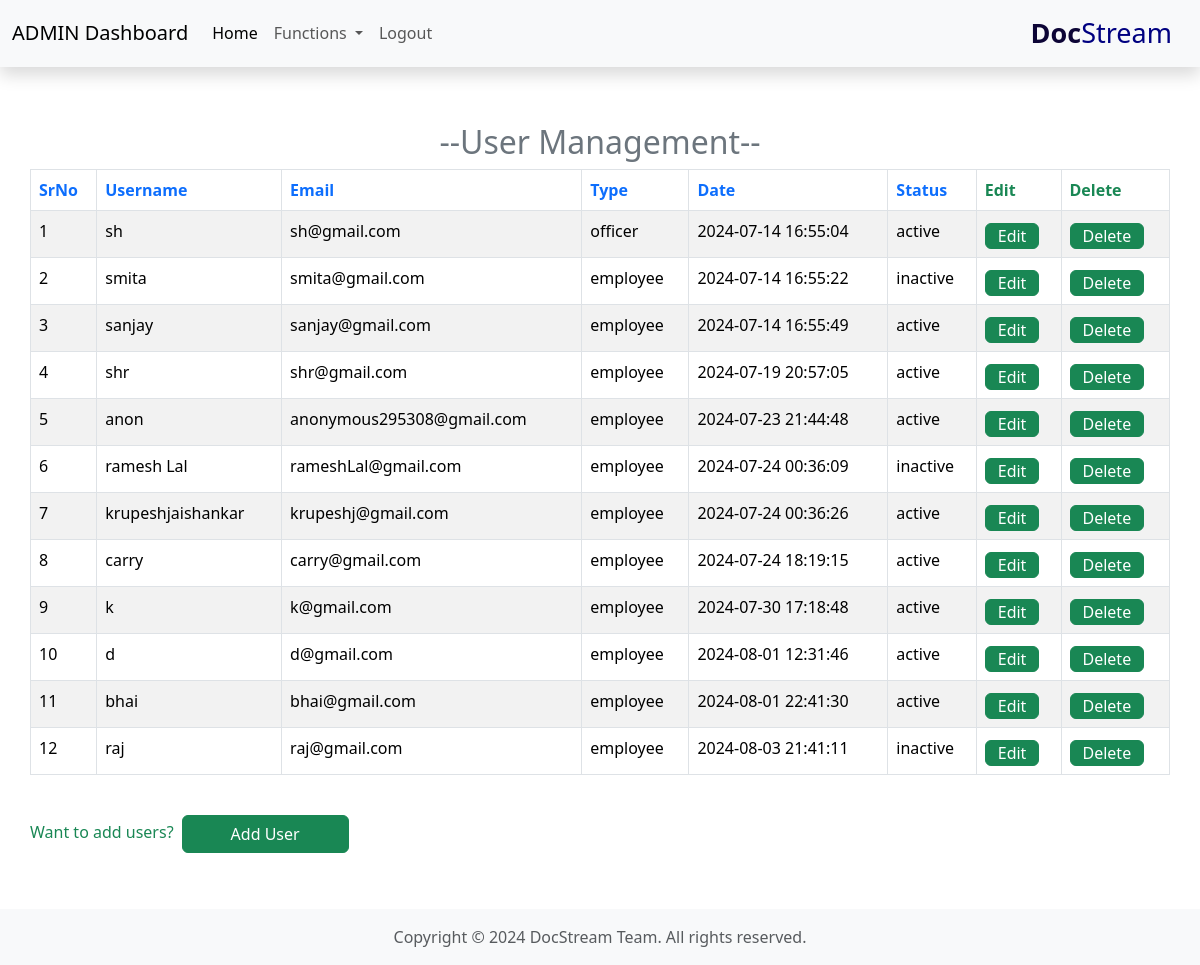
Page /admin/adminFun/userManagement/userManagement.php on the earlier database version.
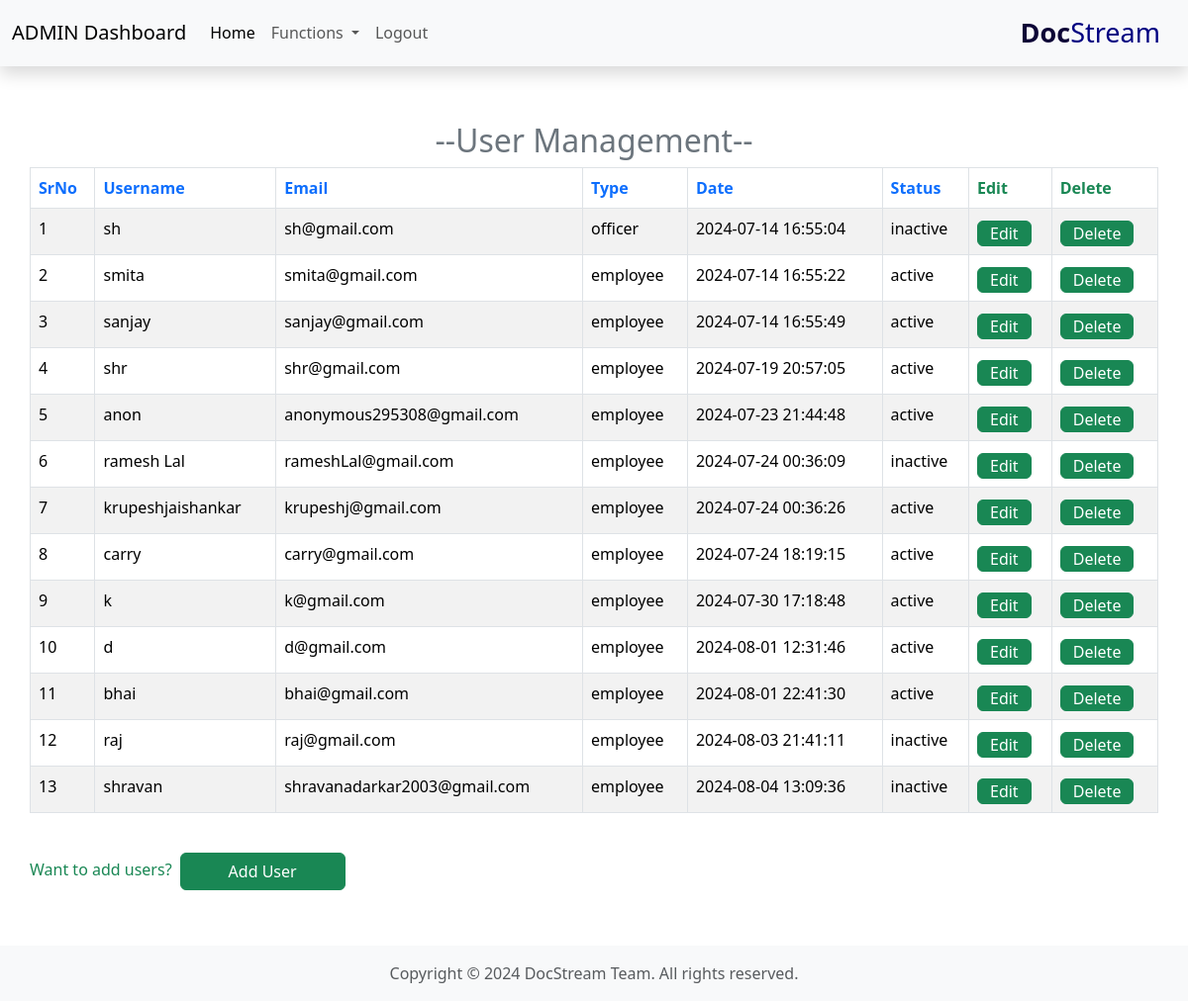
Same page on the later database version.
### tables this page shows
CREATE TABLE `users` (
  `srno` int(11) NOT NULL,
  `username` varchar(25) NOT NULL,
  `email` varchar(50) NOT NULL,
  `type` varchar(10) NOT NULL,
  `password` varchar(256) NOT NULL,
  `date` datetime NOT NULL DEFAULT current_timestamp(),
  `status` enum('active','inactive') NOT NULL DEFAULT 'active'
);

### admin/adminFun/userManagement/userManagement.php (the view, shortened to what this page needs)
<?php
include '/xampp/htdocs/dms/partials/_dbconnect.php';
?>
<!DOCTYPE html>
<html lang="en">
<head>
    <link rel="stylesheet" href="https://cdn.datatables.net/2.1.0/css/dataTables.dataTables.css" />
    <link href="https://cdn.jsdelivr.net/npm/bootstrap@5.3.3/dist/css/bootstrap.min.css" rel="stylesheet">
</head>
<body>
    <?php
    include '/xampp/htdocs/dms/admin/adminExtra/_Aheader.php';
    ?>
    <div class="card-body container mt-5 mb-2 pt-2 pb-2 pl-5 pr-5">
        <h2 class="text-center text-secondary">--User Management--</h2>
        <table id="myTable" class="table table-striped table-bordered ">
            <thead>
                <tr>
                    <th class="text-primary">SrNo</th>
                    <th class="text-primary">Username</th>
                    <th class="text-primary">Email</th>
                    <th class="text-primary">Type</th>
                    <th class="text-primary">Date</th>
                    <th class="text-primary">Status</th>
                    <th class="text-success">Edit</th>
                    <th class="text-success">Delete</th>
                </tr>
            </thead>
            <tbody>
                <?php
                $mySr = 0;
                $sql = "select * from `users` where `type` = 'officer' or `type` = 'employee'";
                $result = mysqli_query($conn, $sql);
                while ($row = mysqli_fetch_assoc($result)) {
                    $mySr++;
                    echo '<tr>
                            <td>' . $mySr . '</td>
                            <td>' . $row["username"] . '</td>
                            <td>' . $row["email"] . '</td>
                            <td>' . $row["type"] . '</td>
                            <td>' . $row["date"] . '</td>
                            <td>' . $row["status"] . '</td>
                            <td><button class="myEdit btn btn-success mt-1 pb-0 pt-0" id="' . $row["srno"] . '">Edit</button></td>
                            <td><button class="myDelete btn btn-success mt-1 pb-0 pt-0" id="' . $row["srno"] . '">Delete</button></td>
                        </tr>';
                }
                ?>
            </tbody>
        </table>
    </div>
    <div class="container px-0">
        <p class="text-success" style="display: inline-block;">Want to add users?</p><button type="button" class="btn btn-success m-2 px-5" data-bs-toggle="modal" data-bs-target="#exampleModal">Add User</button>
    </div>
    <div style="margin-top: auto;">
        <?php require '/xampp/htdocs/dms/partials/_footer.php'; ?>
    </div>
</body>
</html>

Differences in the rows shown:
changed users "sh": status "active" → "inactive"
changed users "smita": status "inactive" → "active"
added users: username "shravan", email "shravanadarkar2003@gmail.com", type "employee", date "2024-08-04 13:09:36", status "inactive"
